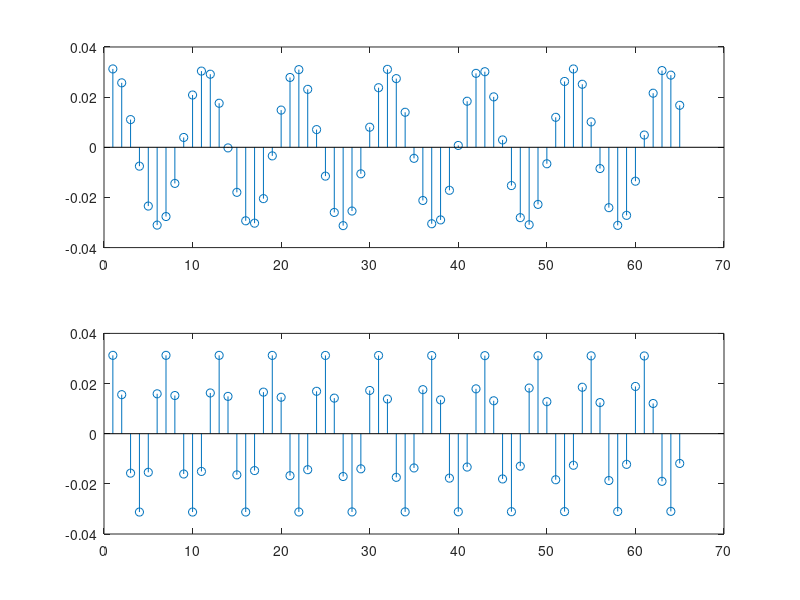
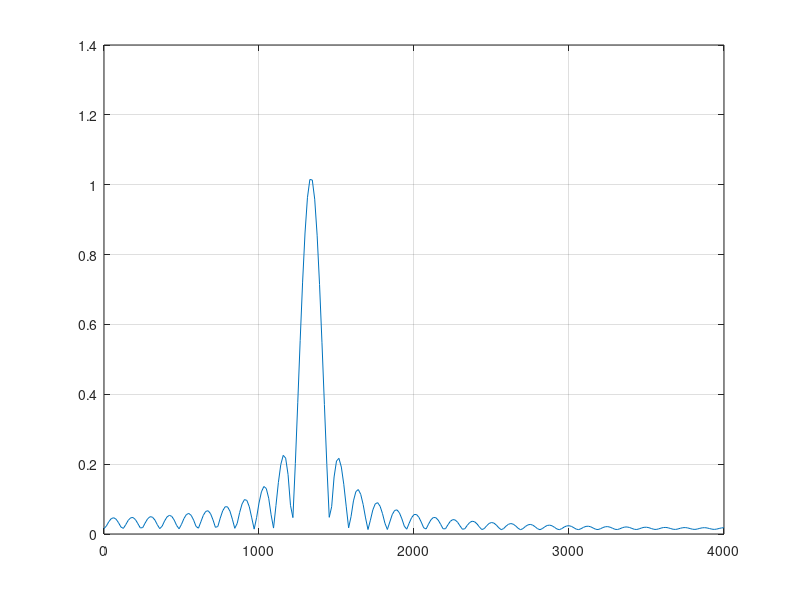

These figures' MATLAB source, in order:
% Clear any stored variables and the workspace
clear; clc;

L = 64; %-- length of the ????
fs = 8000; %-- set the sampling frequency

n = 0:L;

% Generate a filter h770 for the 770Hz component
h770 = (2/L)*cos((2*pi*770*n)/fs);
subplot(2,1,1)
stem(h770)

% Generate a filter h1336 for the 1336Hz component
h1336 = (2/L)*cos((2*pi*1336*n)/fs);
subplot(2,1,2)
stem(h1336)


ww = 0:(pi/256):pi; %-- We only need positive frequencies
ff = (ww/(2*pi))*fs;
H = freqz(h1336,1,ww);
figure(2)
plot(ff,abs(H)); grid on;
